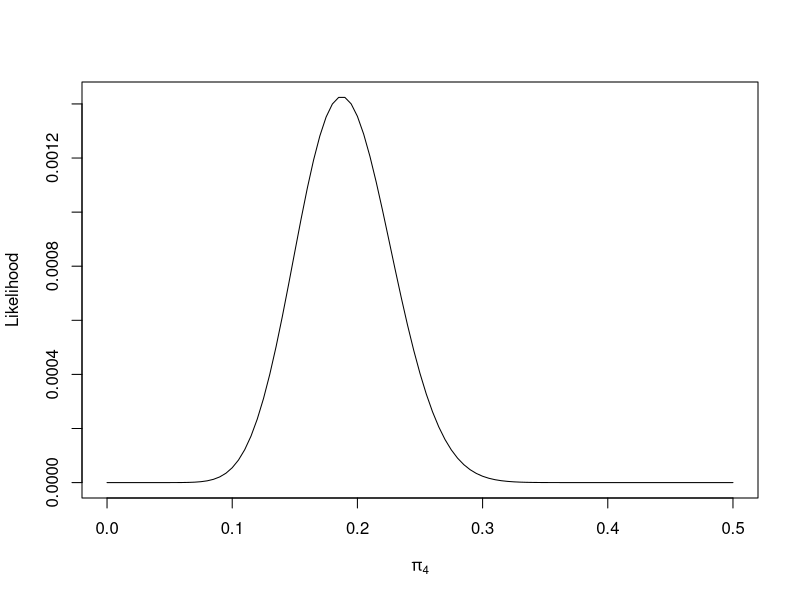

Write the R code that produced this figure.
## ---- chunk 1
counts <- c(14,22,25,15)
## ---- chunk 2
multinomLik <- function(pi, y=counts){
    dmultinom(y, prob = pi)
}
## ---- chunk 3
allPi <- function(freePi){
   c(1-sum(freePi), freePi)
   }
## ---- chunk 4
init <- rep(0.25,3)
optOutput <- optim(init,
       fn = function(freePi){ -multinomLik( allPi( freePi)) }
       )
## ---- chunk 5
optOutput$convergence
## ---- chunk 6
allPi(optOutput$par)
## ---- chunk 7
counts/sum(counts)
## ---- chunk 8
multinomLik(allPi(optOutput$par))
## ---- chunk 9
allPi2 <- function(freePi){
   c( 0.2, 0.3, 0.5-freePi, freePi)
   }
## ---- chunk 10
plot(function(x){ sapply(x,function(z){multinomLik( allPi2(z) )}) }, 
     from=0,
     to=0.5,
     xlab=bquote(pi[4]),
     ylab="Likelihood")
## ---- chunk 11
optOutput2 <- optimize( f = function(freePi){ -multinomLik( allPi2( freePi ) ) },
                       interval = c(0,0.5)
)
## ---- chunk 12
multinomLik(allPi2(optOutput2$minimum))
## ---- chunk 13
library(knitr)
M <- rbind(allPi(optOutput$par),allPi2(optOutput2$minimum))
colnames(M)<- paste("$\\pi_",1:4,"$",sep="")
kable(M)
